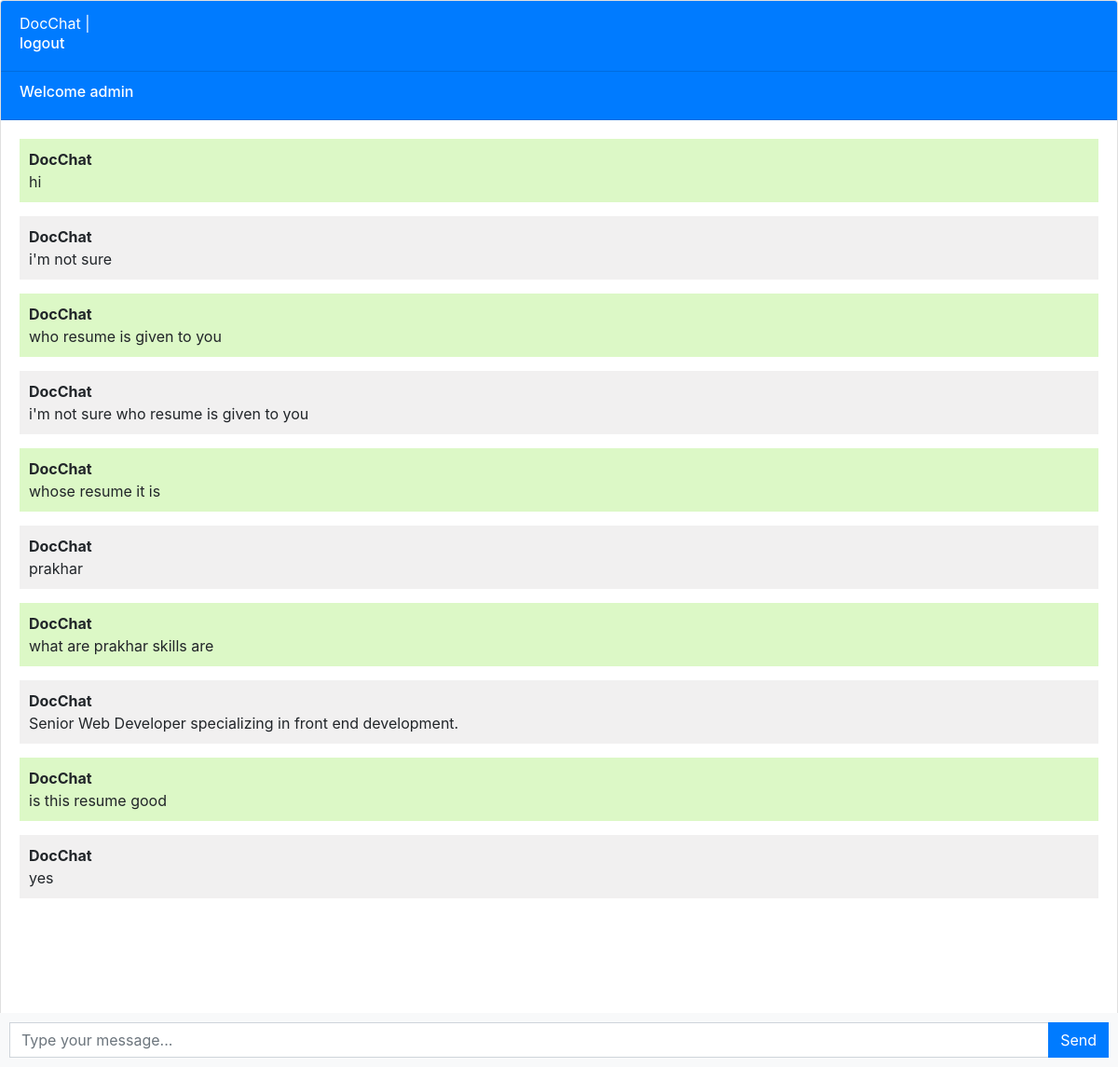
Screenshot of / (signed in) with the database file from the repository.
### chatbot/models.py (models this page shows, shortened)
class Chat(models.Model):
    user = models.ForeignKey(User , on_delete = models.CASCADE)
    message= models.TextField()
    response= models.TextField()
    created_at = models.DateTimeField(auto_now_add=True)

### chatbot/views.py (the view)
# urls.py: path('',Bot_Home,name="root"),
def Bot_Home(request):
    chats = None
    try:
        chats = Chat.objects.filter(user = request.user)
    except:
        pass
    if (request.method == 'POST'):
        message = request.POST.get('message')
        response = Get_Response(message , chats)
        chat_user = Chat(user=request.user , message = message , response = response , created_at=timezone.now())
        chat_user.save()
        return JsonResponse({'message':message , 'response':response})
    return render(request , 'chatbot/bot.html' , {
        'chats':chats
    })

### chatbot/templates/chatbot/bot.html (shortened to what this page needs)
{% extends './base.html' %}
{% block content %}
<div class="chat-container">
  <div class="card flex-grow-1">
    {%if user.is_authenticated%}
    <div class="card-header bg-primary text-white">DocChat | <a style = "color:white" href='logout'><h6>logout</h6></a></div>
    <div class="card-header bg-primary text-white"><h6>Welcome {{user.username}}</h6></div>
    {% else %}
    <div class="card-header bg-primary text-white">DocChat | <a style = "color:white" href='login'><h6>Login</h6></a>  <a style = "color:white" href='register'><h6>Register</h6></a></div>
    {%endif%}
    {%if user.is_authenticated%}
    <div class="card-body messages-box">
      <ul class="list-unstyled messages-list">
        {% for chat in chats %}
          {%if chat.user == request.user%}
          <li class="message sent">
            <div class="message-text">
              <div class="message-sender">
                <b>DocChat</b>
              </div>
              <div class="message-content">
                {{chat.message}}
              </div>
            </div>
          </li>
          <li class="message received">
            <div class="message-text">
              <div class="message-sender">
                <b>DocChat</b>
              </div>
              <div class="message-content">
                {{chat.response}}
              </div>
            </div>
          </li>
          {%endif%}
        {%endfor%}
      </ul>
    </div>
    <br><br>
    <br><br>
    <br><br>
  </div>
  <form class="message-form">
    <div class="input-group">
      <input type="text" class="form-control message-input" placeholder="Type your message...">
      <div class="input-group-append">
        <button type="submit" class="btn btn-primary btn-send">Send</button>
      </div>
    </div>
  </form>
</div>
{%else%}
<h3>Please Login to Continue</h3>
{%endif%}
{% endblock %}

### chatbot/templates/chatbot/base.html (shortened to what this page needs)
<!DOCTYPE html>
<html lang="en">
  <head>
    <link rel="stylesheet" href="https://stackpath.bootstrapcdn.com/bootstrap/4.3.1/css/bootstrap.min.css">
  </head>
  <body>
    {% block content %}{% endblock %}
  </body>
</html>

### chatbot/templates/chatbot/bot.html (style rules this page uses)
body, html { height: 100%; }
.messages-box { flex: 1; overflow-y: auto; }
.messages-list { padding-left: 0; }
.message { margin-bottom: 15px; list-style: none; }
.message-text { padding: 10px; border-radius: 5px; }
.sent { background-color: #dcf8c6; align-self: flex-end; }
.received { background-color: #f1f0f0; align-self: flex-start; }
.message-form { display: flex; position: fixed; bottom: 0; left: 0; right: 0; padding: 10px; background-color: #f8f9fa; }
.message-input { flex: 1; border-radius: 0; border-right: none; }
.btn-send { border-radius: 0; }
.chat-container { height: 100%; display: flex; flex-direction: column; }

### rows the page displays
Chat: message "hi", response "i'm not sure"
Chat: message "who resume is given to you", response "i'm not sure who resume is given to you"
Chat: message "whose resume it is", response "prakhar"
Chat: message "what are prakhar skills are", response "Senior Web Developer specializing in front end development."
Chat: message "is this resume good", response "yes"

### other values shown
{{ user.username }} "admin"
